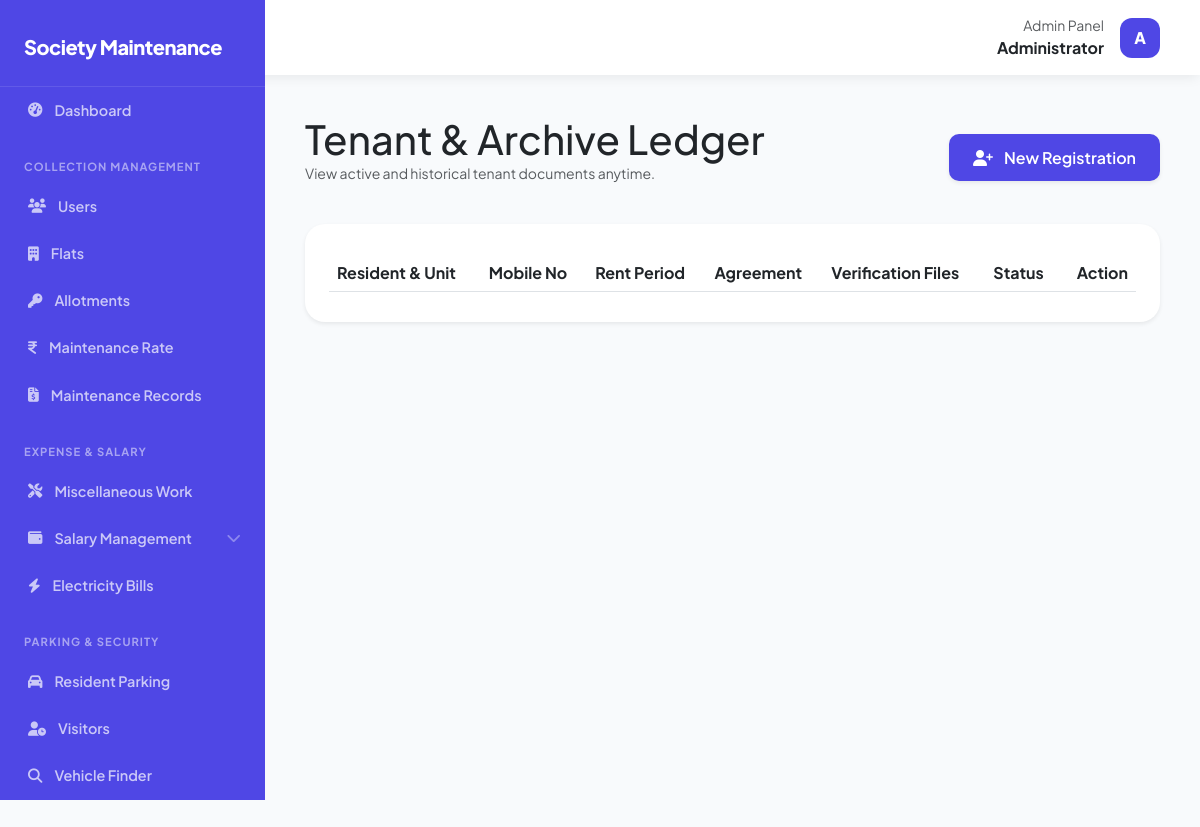
The app's page /public/tenants.php (signed in), older data.
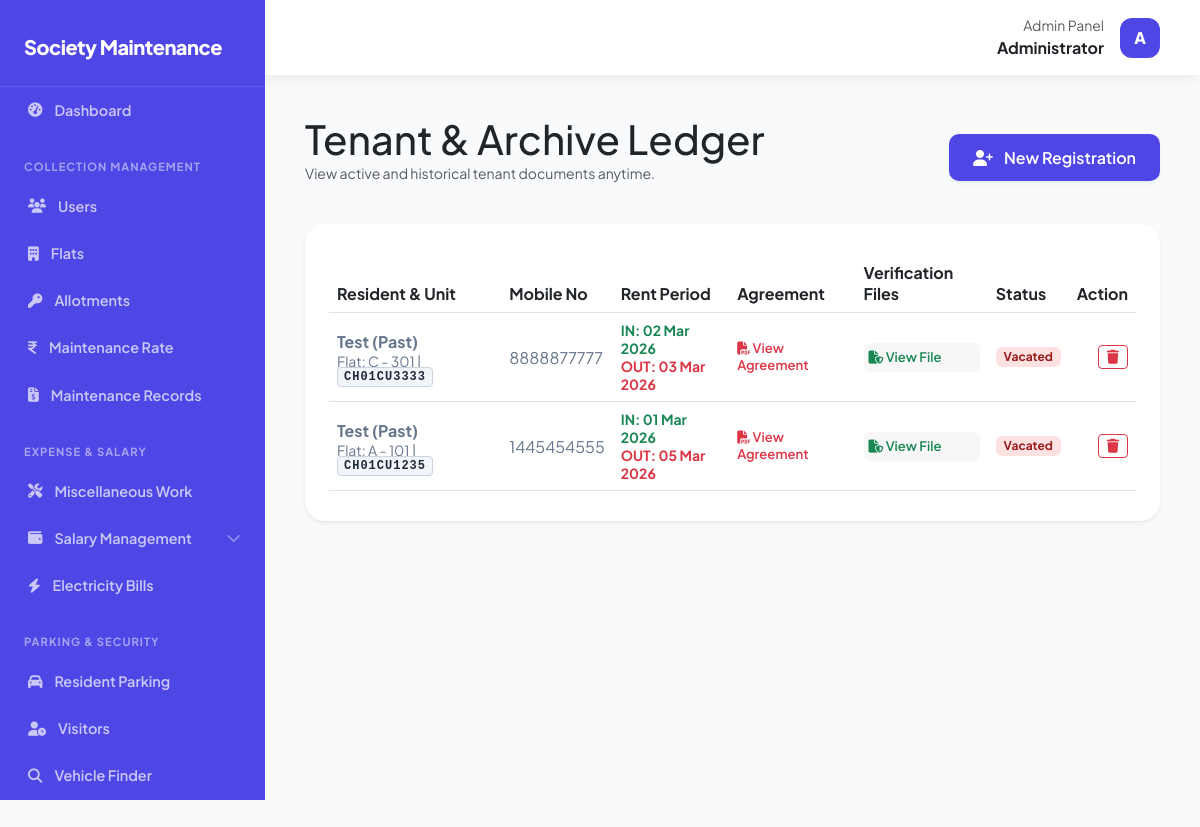
The same page, newer data.
### tables this page shows
CREATE TABLE `tenants` (
  `id` int NOT NULL,
  `flat_id` int NOT NULL,
  `tenant_name` varchar(150) NOT NULL,
  `mobile_no` varchar(15) NOT NULL,
  `vehicle_no` varchar(50) DEFAULT NULL,
  `move_in` date NOT NULL,
  `move_out` date DEFAULT NULL,
  `agreement_file` varchar(255) DEFAULT NULL,
  `police_files` text,
  `status` enum('active','vacated') DEFAULT 'active',
  `created_at` timestamp NULL DEFAULT CURRENT_TIMESTAMP
);

CREATE TABLE `flats` (
  `id` int UNSIGNED NOT NULL,
  `flat_number` varchar(255) NOT NULL,
  `floor` int NOT NULL,
  `block_number` varchar(10) NOT NULL,
  `flat_type` varchar(30) NOT NULL,
  `created_at` timestamp NOT NULL DEFAULT CURRENT_TIMESTAMP
);

### public/tenants.php (the view, shortened to what the changed rows need)
<?php
require_once __DIR__ . '/../core/config.php';
$role   = $_SESSION['user_role'] ?? null;
if ($role === 'admin') {
    $stmt = $pdo->query("
        SELECT t.*, f.flat_number, f.block_number
        FROM tenants t
        JOIN flats f ON t.flat_id = f.id
        ORDER BY t.move_in DESC
    ");
}
$tenants = $stmt->fetchAll(PDO::FETCH_ASSOC);
include __DIR__ . '/../resources/layout/header.php';
?>
<!DOCTYPE html>
<html lang="en">
<head>
    <link rel="stylesheet" href="https://cdnjs.cloudflare.com/ajax/libs/font-awesome/6.5.0/css/all.min.css">
    <link href="https://cdn.jsdelivr.net/npm/bootstrap@5.3.0/dist/css/bootstrap.min.css" rel="stylesheet">
    <link rel="stylesheet" href="https://cdn.datatables.net/1.13.6/css/dataTables.bootstrap5.min.css">
    <link rel="stylesheet" href="../assets/css/styles.css">
</head>
<body>
    <div class="main-wrapper">
        <main id="main-content">
            <div class="d-flex flex-column flex-md-row justify-content-between align-items-md-center mb-4">
                <div>
                    <h1 class="fw-800 m-0">Tenant & Archive Ledger</h1>
                </div>
            </div>
            <div class="data-card shadow-sm border-0">
                <div class="table-responsive">
                    <table class="table table-hover datatable w-100 align-middle">
                        <thead>
                            <tr>
                                <th>Resident & Unit</th>
                                <th>Mobile No</th>
                                <th>Rent Period</th>
                                <th>Agreement</th>
                                <th>Verification Files</th>
                                <th>Status</th>
                                <?php if (isset($_SESSION['user_role']) && $_SESSION['user_role'] === 'admin'): ?>
                                    <th class="text-end">Action</th>
                                <?php endif; ?>
                            </tr>
                        </thead>
                        <tbody>
                            <?php foreach ($tenants as $t): ?>
                                <tr class="<?= $t['status'] === 'vacated' ? 'vacated-row' : '' ?>">
                                    <td>
                                        <span class="fw-bold d-block">
                                            <?= htmlspecialchars($t['tenant_name']) ?>
                                            <?= $t['status'] === 'vacated' ? '(Past)' : '' ?>
                                        </span>
                                        <small>
                                            Flat: <?= htmlspecialchars($t['block_number']) ?> -
                                            <?= htmlspecialchars($t['flat_number']) ?> |
                                            <?php if ($t['vehicle_no']): ?>
                                                <span class="vehicle-plate"><?= htmlspecialchars($t['vehicle_no']) ?></span>
                                            <?php endif; ?>
                                        </small>
                                    </td>
                                    <td>
                                        <?= htmlspecialchars($t['mobile_no']) ?>
                                    </td>
                                    <td>
                                        <div class="small fw-bold text-success">
                                            IN: <?= date("d M Y", strtotime($t['move_in'])) ?>
                                        </div>
                                        <div class="small <?= $t['move_out'] ? 'fw-bold text-danger' : 'text-muted' ?>">
                                            OUT: <?= $t['move_out'] ? date("d M Y", strtotime($t['move_out'])) : '--' ?>
                                        </div>
                                    </td>
                                    <td>
                                        <?php if ($t['agreement_file']): ?>
                                            <a href="uploads/agreements/<?= htmlspecialchars($t['agreement_file']) ?>"
                                                class="doc-link text-danger"
                                                target="_blank">
                                                <i class="fa fa-file-pdf"></i> View Agreement
                                            </a>
                                        <?php endif; ?>
                                    </td>
                                    <td>
                                        <div class="police-doc-list">
                                            <?php
                                            if ($t['police_files']) {
                                                $files = explode(",", $t['police_files']);
                                                foreach ($files as $file) {
                                                    echo '<a href="uploads/police/' . htmlspecialchars($file) . '"
                                                                class="doc-link text-success"
                                                                target="_blank">
                                                                <i class="fa fa-file-shield"></i> View File
                                                            </a>';
                                                }
                                            }
                                            ?>
                                        </div>
                                    </td>
                                    <td>
                                        <?php if ($t['status'] === 'active'): ?>
                                            <span class="badge badge-active">Active</span>
                                        <?php else: ?>
                                            <span class="badge badge-vacated">Vacated</span>
                                        <?php endif; ?>
                                    </td>
                                    <?php if (isset($_SESSION['user_role']) && $_SESSION['user_role'] === 'admin'): ?>
                                        <td class="text-end">
                                            <?php if ($t['status'] === 'active'): ?>
                                                <button
                                                    class="btn btn-sm btn-outline-danger vacateTenantBtn"
                                                    data-id="<?= $t['id'] ?>"
                                                    data-name="<?= htmlspecialchars($t['tenant_name']) ?>"
                                                    data-bs-toggle="modal"
                                                    data-bs-target="#vacateTenantModal">
                                                    Vacate
                                                </button>
                                            <?php else: ?>
                                                <button
                                                    class="btn btn-sm btn-outline-danger deleteTenantBtn"
                                                    data-id="<?= $t['id'] ?>"
                                                    data-bs-toggle="modal"
                                                    data-bs-target="#deleteTenantModal">
                                                    <i class="fa fa-trash"></i>
                                                </button>
                                            <?php endif; ?>
                                        </td>
                                    <?php endif; ?>
                                </tr>
                            <?php endforeach; ?>
                        </tbody>
                    </table>
                </div>
            </div>
        </main>
    </div>
</body>
</html>
<?php include __DIR__ . '/../resources/layout/footer.php'; ?>

Row changes from the older to the newer data that the page shows:
added tenants: tenant_name "Test", status "(Past)", flat.block_number "C", flat.flat_number "301", vehicle_no "CH01CU3333", mobile_no "8888877777", move_in "02 Mar 2026", move_out "03 Mar 2026"
added tenants: tenant_name "Test", status "(Past)", flat.block_number "A", flat.flat_number "101", vehicle_no "CH01CU1235", mobile_no "1445454555", move_in "01 Mar 2026", move_out "05 Mar 2026"
